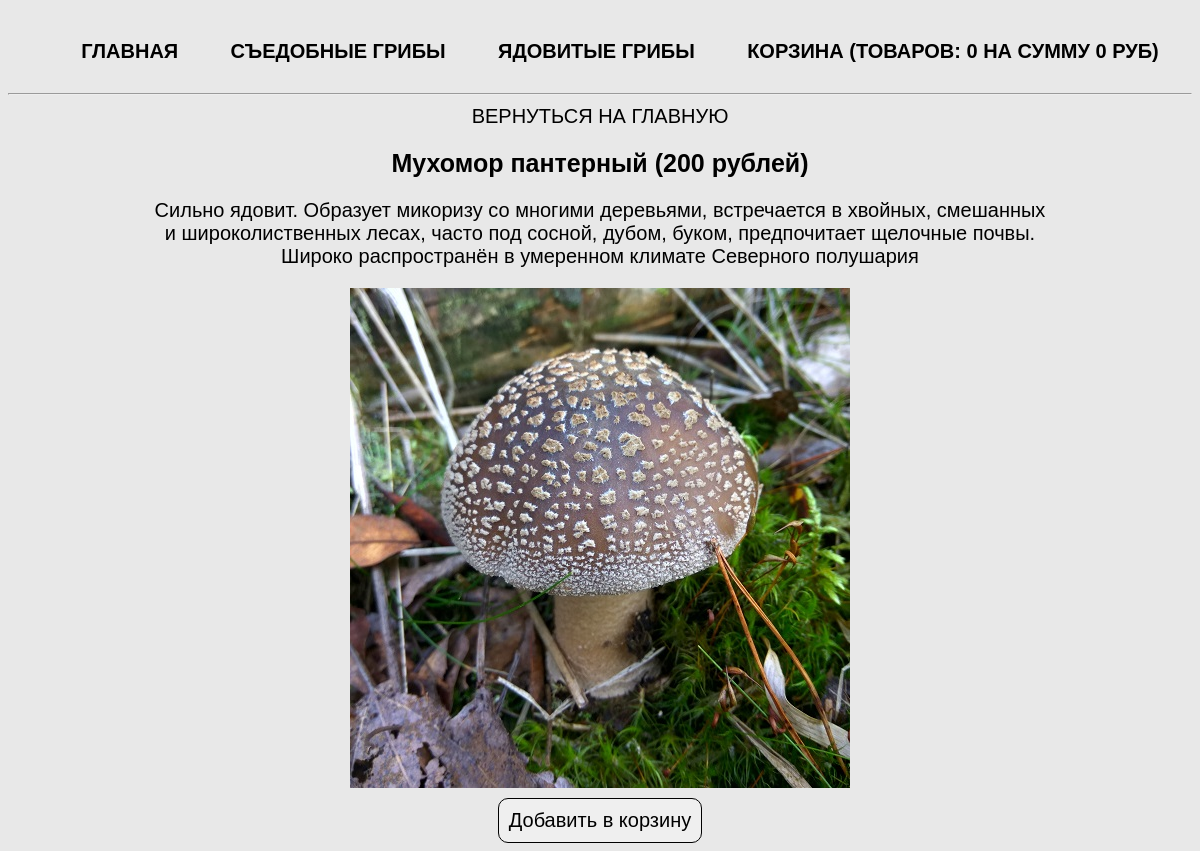
The app's page /product.php?product=panther with its own data.
### tables this page shows
CREATE TABLE `cats` (
  `id` int(11) NOT NULL,
  `name` varchar(50) NOT NULL,
  `rus_name` varchar(50) NOT NULL
);

CREATE TABLE `products` (
  `id` int(11) NOT NULL,
  `title` varchar(50) NOT NULL,
  `cat` varchar(50) NOT NULL,
  `price` int(11) NOT NULL,
  `rus_name` varchar(50) NOT NULL,
  `img` varchar(50) NOT NULL,
  `descr` text NOT NULL
);

### product.php (the view, shortened to what this page needs)
<?php
require_once 'db/db.php';
if (isset($_GET['product'])) {
  $currentProduct = $_GET['product'];
  $product = $connect->query("SELECT * FROM products WHERE title='$currentProduct'");
  $product = $product->fetch(PDO::FETCH_ASSOC);
  require_once 'parts/header.php';
}
?>
<div class="product-card">
  <a href="index.php">Вернуться на главную</a>
  <h2><? echo $product['rus_name'];?> (<? echo $product['price'];?> рублей)</h2>
  <div class="descr"><? echo $product['descr'];?></div>
  <img width="300" src="img/<? echo $product['img'];?>" alt="<? echo $product['rus_name'];?>" title="<? echo $product['rus_name'];?>">
  <?php require_once 'parts/add-form.php'; ?>
</div>

### parts/header.php (shortened to what this page needs)
<?php
require_once 'db/db.php';
$cats = $connect->query("SELECT * FROM cats");
$cats = $cats->fetchAll(PDO::FETCH_ASSOC);
?>
<!doctype html>
<html lang="ru">
<head>
    <link rel="stylesheet" href="css/style.css">
</head>
<body>
<nav>
  <ul>
    <li><a href="index.php">Главная</a></li>
    <? foreach ($cats as $cat) { ?>
    <li><a href="index.php?cat=<? echo $cat['name']; ?>"><? echo $cat['rus_name'];?></a></li>
    <? } ?>
    <li><a href="cart.php">Корзина (Товаров: <? echo $_SESSION['totalQuantity'] ? : 0 ; ?> на сумму <?=$_SESSION['totalPrice'] ? : 0 ; ?> руб)</a></li>
  </ul>
</nav>
<hr>

### css/style.css (style rules this page uses)
* { font-family: 'Arial', sans-serif; font-size: 20px; }
body { margin-top: 20px; background-color: #e8e8e8; }
a { text-decoration: none; text-transform: uppercase; color: #000000; -webkit-transition: all .3s; -moz-transition: all .3s; -ms-transition: all .3s; -o-transition: all .3s; transition: all .3s; }
h2 { font-size: 25px; }
img { width: 100%; }
.main, nav { width: 1170px; margin: auto; display: flex; flex-wrap: wrap; justify-content: space-around; }
nav ul { display: flex; list-style: none; width: 100%; justify-content: space-around; font-weight: 700; }
.cart, .product-card { text-align: center; width: 900px; margin: auto; }
.descr { margin-bottom: 20px; }
.product-card img { width: 500px; }

### records on screen
cats: rus_name "СЪЕДОБНЫЕ ГРИБЫ"
cats: rus_name "ЯДОВИТЫЕ ГРИБЫ"
products: rus_name "Мухомор пантерный", price "200", descr "Сильно ядовит. Образует микоризу со многими деревьями, встречается в хвойных, смешанных и широколиственных лесах, часто под сосной, дубом, буком, предпочитает щелочные почвы. Широко распространён в умеренном климате Северного полушария", img (picture)

### other values on screen
$_SESSION['totalQuantity'] ? : 0 "0"
$_SESSION['totalPrice'] ? : 0 "0"
